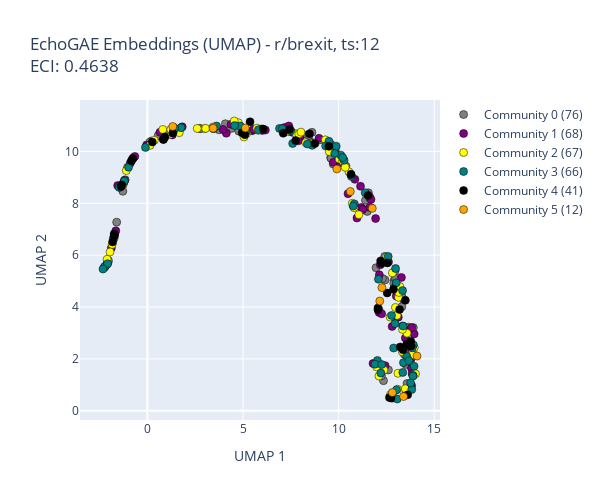
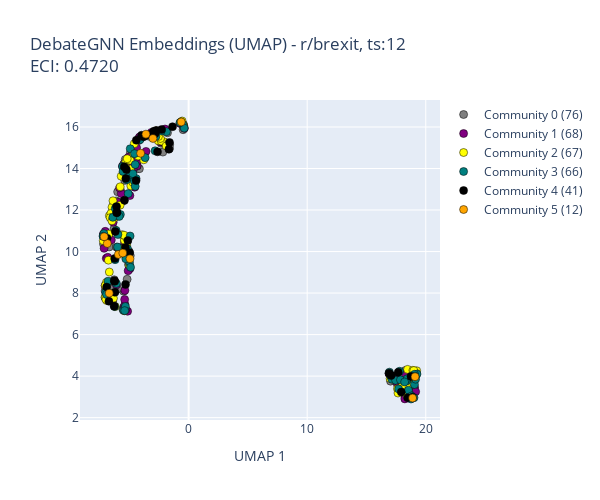

The notebook cell saved with these charts, in order:
### Code cell
import importlib
import src.visualization.ecs_plots
import src.visualization.snapshot_plots
import src.visualization.community_migration_plots
import src.visualization.community_sankey_plots
import src.utils.community_colors
importlib.reload(src.utils.community_colors)
importlib.reload(src.visualization.snapshot_plots)
importlib.reload(src.visualization.ecs_plots)
importlib.reload(src.visualization.community_migration_plots)
importlib.reload(src.visualization.community_sankey_plots)

import src.analysis.ecs_analyzer
importlib.reload(src.analysis.ecs_analyzer)

from src.analysis.ecs_analyzer import ECSAnalyzer

analyzer = ECSAnalyzer(output_dir='results/ecs')
TEST_SUB_ID = 0
TEST_SUB_TS = 12

results = analyzer.run_complete_analysis_with_figures(
    processed_dict=processed_dict,
    ecs_df=ecs_df,
    target_subreddit_id=TEST_SUB_ID,
    embedding_timestep=TEST_SUB_TS,
    # plot_all_embedding_timesteps=True,
    save_figures=True,
    color_mode="lineage"
)

# Display and save test subreddit ecs statistics
test_sub_summary = ecs_df_with_intervals[ecs_df_with_intervals['subreddit_id'] == TEST_SUB_ID][['subreddit', 'timestep', 'interval', 'num_nodes', 'num_edges', 'modularity', 'num_communities', 'echogae_eci', 'debgnn_eci']]
test_sub_summary.to_csv(f"results/ecs/{test_sub_summary.subreddit[0]}_ecs_data.csv", index=False)
print("Saved to results/ecs/{test_sub_summary.subreddit[0]}_ecs_data.csv")

display(test_sub_summary)

### Figure 1 — Plotly figure (JSON) as saved in the notebook; plotly's stock layout.template omitted (floating-point values rounded to 4 significant figures; data arrays with more than 128 entries replaced by an {"elided": "..."} marker saying what was removed)
{"data": [{"customdata": {"elided": "76x7 mixed values"}, "hovertemplate": "<b>%{customdata[0]}</b><br>Node Index: %{customdata[1]}<br>Community: %{customdata[2]}<br>Comm Size: %{customdata[3]}<br>Comm ECI: %{customdata[4]}<br>UMAP X: %{customdata[5]}<br>UMAP Y: %{customdata[6]}<br><extra></extra>", "marker": {"color": "#808080", "line": {"color": "black", "width": 0.5}, "size": 8}, "mode": "markers", "name": "Community 0 (76)", "type": "scatter", "x": [2.738, 13.65, 13.41, 7.844, 13.31, -1.286, 12.99, 9.583, 0.5625, 6.041, 12.95, 9.718, -1.249, 9.596, 11.41, 12.35, 8.108, -1.034, 8.51, 4.782, 4.079, 12.51, 9.825, 8.532, 8.445, 8.995, 12.89, 0.2074, 1.706, 12.24, 12.79, 12.88, 11.7, -2.056, -0.807, 13.31, 12.61, 12.43, -2.249, 0.1134, 11.95, 4.4, 12.29, 13.54, 10.38, 13.43, 11.62, -2.132, 12.11, 11.43, -2.223, -0.04261, 13.35, -1.165, 9.609, 9.507, 13.91, -1.264, 8.603, 11.5, 12.41, 2.778, -1.439, 0.908, 3.746, 12.98, 13.54, -1.609, 13.52, 11.61, 12.95, 11.56, 13.3, 0.1309, -2.043, 13.58], "y": [10.89, 3.223, 4.278, 10.49, 4.38, 8.464, 3.601, 9.766, 10.62, 10.84, 5.394, 9.512, 8.796, 10.27, 8.115, 1.158, 10.66, 9.385, 10.39, 10.78, 11.07, 5.893, 10.03, 10.34, 10.62, 10.45, 5.012, 10.4, 10.88, 1.348, 0.5833, 4.91, 7.824, 5.73, 9.681, 4.012, 1.572, 5.044, 5.533, 10.27, 5.513, 10.89, 5.101, 0.6485, 9.434, 2.176, 8.249, 5.646, 3.902, 7.75, 5.554, 10.25, 3.266, 8.908, 9.727, 10.24, 3.205, 8.73, 10.74, 7.687, 5.95, 10.88, 8.616, 10.66, 10.83, 5.102, 3.181, 7.273, 1.785, 8.221, 4.7, 8.403, 4.408, 10.36, 5.795, 1.049]}, {"customdata": {"elided": "68x7 mixed values"}, "hovertemplate": "<b>%{customdata[0]}</b><br>Node Index: %{customdata[1]}<br>Community: %{customdata[2]}<br>Comm Size: %{customdata[3]}<br>Comm ECI: %{customdata[4]}<br>UMAP X: %{customdata[5]}<br>UMAP Y: %{customdata[6]}<br><extra></extra>", "marker": {"color": "#800080", "line": {"color": "black", "width": 0.5}, "size": 8}, "mode": "markers", "name": "Community 1 (68)", "type": "scatter", "x": [-1.888, 13.28, 13.12, 11.14, 9.725, 7.557, 11.93, 12.13, 12.18, 12.43, 13.81, 6.166, 1.819, 12.12, 12.8, -0.02367, -0.9023, 13.82, 6.01, 13.01, 4.126, 5.478, 10.96, 12.25, 1.298, 4.375, 7.033, 13.47, 13.79, 7.181, 9.803, -1.202, 11.18, 10.49, -1.717, 10.85, 0.6536, 11.62, 7.394, 13.84, 13.04, 11.69, 13.49, 12.98, 5.551, 7.969, 12.07, 10.12, 13.95, -0.7282, 13.54, 13.52, 12.61, 5.054, -2.1, 11.26, 11.8, -1.555, 10.76, -1.654, 12.91, 13.82, 8.971, 7.898, 3.954, -0.6592, 7.445, 13.76], "y": [6.278, 5.139, 3.605, 8.657, 9.579, 10.74, 7.411, 5.244, 5.629, 1.739, 1.634, 10.82, 10.95, 3.789, 3.251, 10.23, 9.545, 0.9665, 10.81, 4.422, 10.7, 10.8, 7.432, 3.738, 10.64, 11.04, 10.87, 2.323, 2.009, 10.93, 9.934, 8.879, 7.837, 8.371, 6.8, 8.924, 10.74, 7.842, 10.98, 1.427, 4.805, 8.15, 2.801, 4.818, 10.86, 10.55, 1.714, 9.577, 2.962, 9.755, 0.7965, 3.102, 5.737, 10.74, 5.667, 7.76, 1.822, 8.683, 7.924, 6.937, 3.589, 3.205, 10.51, 10.41, 10.85, 9.807, 10.86, 0.9261]}, {"customdata": {"elided": "67x7 mixed values"}, "hovertemplate": "<b>%{customdata[0]}</b><br>Node Index: %{customdata[1]}<br>Community: %{customdata[2]}<br>Comm Size: %{customdata[3]}<br>Comm ECI: %{customdata[4]}<br>UMAP X: %{customdata[5]}<br>UMAP Y: %{customdata[6]}<br><extra></extra>", "marker": {"color": "#FFFF00", "line": {"color": "black", "width": 0.5}, "size": 8}, "mode": "markers", "name": "Community 2 (67)", "type": "scatter", "x": [14.0, 10.8, 5.022, 11.99, 13.13, 13.96, 3.002, 0.8021, 0.3629, 7.367, 13.61, -1.843, 10.54, 10.71, -1.956, 13.39, 5.978, 13.15, 8.281, 12.81, 3.043, 5.052, 10.03, 13.85, 8.635, -1.743, -1.042, 10.21, 13.58, 13.1, 12.77, 12.71, 13.2, 12.82, 12.37, -2.109, 1.664, 5.794, 1.236, 0.1379, 11.06, 12.97, -1.105, 12.49, 9.302, 13.49, 5.725, 7.783, 4.755, 2.604, 13.34, 12.11, 7.914, 13.05, 13.08, 5.193, 9.503, 10.35, 1.219, 13.33, 14.02, -1.294, 8.028, 4.54, 11.46, 12.69, 12.5], "y": [2.134, 7.832, 10.88, 1.689, 4.372, 2.436, 10.88, 10.85, 10.43, 10.77, 1.915, 6.413, 9.217, 7.999, 6.121, 2.278, 10.85, 4.56, 10.34, 5.318, 10.89, 10.56, 9.706, 2.146, 10.3, 6.642, 9.368, 9.634, 2.992, 1.444, 0.6126, 0.6163, 4.792, 0.6698, 1.569, 5.841, 10.72, 10.81, 10.66, 10.23, 7.563, 3.982, 9.261, 5.78, 10.45, 0.846, 10.9, 10.68, 11.11, 10.89, 3.136, 1.338, 10.67, 3.676, 0.8303, 10.7, 9.998, 9.388, 10.85, 2.276, 1.422, 8.707, 10.74, 11.17, 8.353, 3.614, 5.931]}, {"customdata": {"elided": "66x7 mixed values"}, "hovertemplate": "<b>%{customdata[0]}</b><br>Node Index: %{customdata[1]}<br>Community: %{customdata[2]}<br>Comm Size: %{customdata[3]}<br>Comm ECI: %{customdata[4]}<br>UMAP X: %{customdata[5]}<br>UMAP Y: %{customdata[6]}<br><extra></extra>", "marker": {"color": "#008080", "line": {"color": "black", "width": 0.5}, "size": 8}, "mode": "markers", "name": "Community 3 (66)", "type": "scatter", "x": [13.9, 5.044, 13.57, 13.39, 5.959, 3.456, 13.82, 10.12, 10.28, 13.03, 13.35, 12.81, -2.239, 12.03, 7.596, 5.805, -2.084, 1.76, 12.88, 10.67, 5.085, -0.9882, 13.02, 10.64, 1.36, 13.68, 6.908, -1.737, 11.39, 12.21, -1.481, -1.791, 10.21, 9.493, 13.06, 13.89, 13.34, 5.159, 11.9, 12.08, 7.488, 7.062, -1.207, 4.859, 12.77, 9.873, 12.59, 1.423, 13.91, 13.37, 8.617, 4.563, 10.82, -0.1046, -2.324, 12.95, 13.85, 13.95, 9.321, 12.98, 10.77, 8.366, 13.76, 12.25, 3.614, 9.797], "y": [1.36, 10.86, 2.09, 1.854, 10.86, 10.88, 0.8186, 9.856, 9.658, 0.8035, 1.477, 0.4874, 5.55, 1.937, 10.31, 10.84, 5.672, 10.92, 2.419, 9.036, 10.86, 9.392, 4.931, 9.096, 10.77, 1.932, 10.89, 6.759, 8.41, 1.453, 8.617, 6.64, 9.762, 10.39, 0.4518, 1.335, 4.632, 10.76, 1.793, 5.075, 10.79, 10.88, 8.86, 10.98, 3.672, 10.2, 5.95, 10.9, 2.536, 3.263, 10.23, 11.0, 7.975, 10.15, 5.465, 3.361, 2.424, 1.713, 10.21, 5.486, 7.894, 10.29, 1.069, 1.78, 10.98, 9.924]}, {"customdata": {"elided": "41x7 mixed values"}, "hovertemplate": "<b>%{customdata[0]}</b><br>Node Index: %{customdata[1]}<br>Community: %{customdata[2]}<br>Comm Size: %{customdata[3]}<br>Comm ECI: %{customdata[4]}<br>UMAP X: %{customdata[5]}<br>UMAP Y: %{customdata[6]}<br><extra></extra>", "marker": {"color": "#000000", "line": {"color": "black", "width": 0.5}, "size": 8}, "mode": "markers", "name": "Community 4 (41)", "type": "scatter", "x": [13.49, 8.758, -1.342, 12.24, 7.103, -1.381, 0.9168, 9.489, 8.476, 13.22, 12.65, -0.7629, 13.57, 0.8365, 1.325, 4.952, 7.754, -1.823, 12.54, 11.54, 10.65, 13.37, 13.78, 5.097, 13.77, -1.734, 13.61, 13.19, -0.8382, 12.2, 5.366, 6.058, 12.87, 12.75, 12.55, 0.2564, 12.06, -1.732, 12.06, 0.8345, 7.43], "y": [4.257, 10.3, 8.704, 5.685, 10.7, 8.65, 10.56, 10.2, 10.68, 2.46, 0.5081, 9.726, 2.57, 10.47, 10.7, 10.72, 10.42, 6.507, 4.54, 8.305, 9.124, 2.348, 2.49, 10.65, 2.68, 6.828, 0.6152, 3.9, 9.636, 5.779, 11.14, 10.86, 4.681, 0.4869, 5.7, 10.36, 3.965, 6.736, 3.894, 10.46, 10.85]}, {"customdata": [["manowtf", 34, 5, 12, "0.3599", "12.152", "4.229"], ["Wildlamb", 62, 5, 12, "0.3599", "3.434", "10.938"], ["elmokki", 111, 5, 12, "0.3599", "5.120", "10.902"], ["allislies", 112, 5, 12, "0.3599", "1.324", "10.962"], ["Daegog", 177, 5, 12, "0.3599", "3.436", "10.893"], ["RadicalPoopParticle", 188, 5, 12, "0.3599", "14.098", "2.108"], ["compoundedinterest", 223, 5, 12, "0.3599", "9.907", "9.325"], ["mkotechno", 241, 5, 12, "0.3599", "10.610", "8.455"], ["kridenow", 265, 5, 12, "0.3599", "13.394", "0.548"], ["Norbertabcde", 273, 5, 12, "0.3599", "11.760", "7.805"], ["rebelprincessuk", 290, 5, 12, "0.3599", "12.807", "0.698"], ["mattboid", 317, 5, 12, "0.3599", "12.263", "4.748"]], "hovertemplate": "<b>%{customdata[0]}</b><br>Node Index: %{customdata[1]}<br>Community: %{customdata[2]}<br>Comm Size: %{customdata[3]}<br>Comm ECI: %{customdata[4]}<br>UMAP X: %{customdata[5]}<br>UMAP Y: %{customdata[6]}<br><extra></extra>", "marker": {"color": "#FFA500", "line": {"color": "black", "width": 0.5}, "size": 8}, "mode": "markers", "name": "Community 5 (12)", "type": "scatter", "x": [12.15, 3.434, 5.12, 1.324, 3.436, 14.1, 9.907, 10.61, 13.39, 11.76, 12.81, 12.26], "y": [4.229, 10.94, 10.9, 10.96, 10.89, 2.108, 9.325, 8.455, 0.5475, 7.805, 0.6979, 4.748]}], "layout": {"height": 500, "legend": {"orientation": "v", "x": 1.01, "xanchor": "left", "y": 1, "yanchor": "top"}, "showlegend": true, "title": {"text": "EchoGAE Embeddings (UMAP) - r/brexit, ts:12<br>ECI: 0.4638"}, "width": 600, "xaxis": {"title": {"text": "UMAP 1"}}, "yaxis": {"title": {"text": "UMAP 2"}}}}

### Figure 2 — Plotly figure (JSON) as saved in the notebook; plotly's stock layout.template omitted (floating-point values rounded to 4 significant figures; data arrays with more than 128 entries replaced by an {"elided": "..."} marker saying what was removed)
{"data": [{"customdata": {"elided": "76x7 mixed values"}, "hovertemplate": "<b>%{customdata[0]}</b><br>Node Index: %{customdata[1]}<br>Community: %{customdata[2]}<br>Comm Size: %{customdata[3]}<br>Comm ECI: %{customdata[4]}<br>UMAP X: %{customdata[5]}<br>UMAP Y: %{customdata[6]}<br><extra></extra>", "marker": {"color": "#808080", "line": {"color": "black", "width": 0.5}, "size": 8}, "mode": "markers", "name": "Community 0 (76)", "type": "scatter", "x": [-5.441, -5.537, -2.309, -6.706, -6.441, -5.387, -4.463, -5.177, -4.299, -4.152, -5.48, 18.5, -4.854, -5.464, 17.1, -4.984, -4.921, -4.184, -6.095, -3.749, -5.724, -7.179, -1.78, -5.185, -5.455, -6.299, 18.27, -5.436, -4.707, -2.172, -1.61, -5.991, -6.218, -5.342, -6.104, -6.796, -0.4627, -4.974, -4.83, -4.327, 17.03, -6.92, 17.5, -6.44, -5.019, -1.598, -0.4788, -4.746, 18.59, -5.775, -5.475, -4.914, 18.31, -4.809, -7.047, -3.343, 19.13, -5.843, -6.7, 17.56, -6.275, -6.076, -4.952, -5.262, -5.07, -6.89, -2.285, -6.335, -5.474, 16.89, 18.3, -7.045, 18.26, -5.984, -4.203, 17.6], "y": [9.974, 7.205, 15.21, 10.69, 8.365, 13.43, 14.44, 10.47, 14.0, 13.99, 8.089, 3.047, 14.32, 12.45, 4.01, 9.304, 9.807, 14.69, 8.15, 14.49, 12.92, 10.36, 15.72, 8.667, 10.27, 11.08, 4.271, 14.23, 13.34, 14.79, 14.96, 8.213, 8.309, 14.43, 12.44, 7.655, 15.87, 9.262, 14.74, 14.12, 3.757, 10.27, 4.0, 8.204, 10.0, 15.14, 16.14, 14.36, 3.267, 10.02, 14.2, 14.75, 3.15, 14.65, 7.789, 15.56, 3.981, 12.26, 10.22, 3.73, 8.639, 10.21, 13.77, 13.73, 9.375, 8.387, 15.27, 12.24, 7.318, 4.142, 3.132, 8.105, 2.96, 12.88, 15.35, 3.682]}, {"customdata": {"elided": "68x7 mixed values"}, "hovertemplate": "<b>%{customdata[0]}</b><br>Node Index: %{customdata[1]}<br>Community: %{customdata[2]}<br>Comm Size: %{customdata[3]}<br>Comm ECI: %{customdata[4]}<br>UMAP X: %{customdata[5]}<br>UMAP Y: %{customdata[6]}<br><extra></extra>", "marker": {"color": "#800080", "line": {"color": "black", "width": 0.5}, "size": 8}, "mode": "markers", "name": "Community 1 (68)", "type": "scatter", "x": [-5.581, -6.411, 18.53, -5.408, -6.944, 18.48, -3.135, -4.953, -6.819, -5.433, 18.24, -7.187, -6.362, 18.57, 18.66, -2.756, -4.347, -1.865, 17.41, 18.3, 17.63, -4.381, -6.948, -5.373, -5.973, 17.36, -2.421, 18.74, 19.05, -4.163, -0.7223, -4.179, -5.958, -4.553, -6.393, -6.091, -4.113, -5.099, -4.389, 19.01, 16.93, -5.146, -5.371, -7.127, -3.591, -5.856, -5.394, 16.94, 17.75, -5.679, -0.3589, -0.41, 18.64, -4.68, -5.084, -7.029, -5.3, -3.244, -7.045, -4.823, -1.981, -0.6579, -7.022, -4.951, -6.518, -5.825, -1.989, 19.15], "y": [14.11, 7.61, 4.23, 10.47, 9.674, 3.703, 15.74, 9.169, 9.722, 7.315, 2.903, 10.84, 11.41, 3.962, 4.011, 15.82, 14.13, 15.1, 3.957, 4.053, 3.57, 14.34, 7.739, 8.123, 12.38, 3.856, 15.29, 3.609, 3.46, 14.59, 16.17, 15.48, 10.18, 13.1, 12.08, 8.397, 15.52, 9.076, 15.0, 3.446, 4.126, 7.125, 7.447, 10.15, 14.82, 10.13, 7.693, 4.089, 3.553, 12.79, 15.94, 16.08, 3.547, 13.96, 14.54, 10.97, 7.198, 15.65, 8.358, 14.06, 15.21, 16.22, 10.48, 12.7, 10.56, 13.07, 15.9, 3.251]}, {"customdata": {"elided": "67x7 mixed values"}, "hovertemplate": "<b>%{customdata[0]}</b><br>Node Index: %{customdata[1]}<br>Community: %{customdata[2]}<br>Comm Size: %{customdata[3]}<br>Comm ECI: %{customdata[4]}<br>UMAP X: %{customdata[5]}<br>UMAP Y: %{customdata[6]}<br><extra></extra>", "marker": {"color": "#FFFF00", "line": {"color": "black", "width": 0.5}, "size": 8}, "mode": "markers", "name": "Community 2 (67)", "type": "scatter", "x": [19.24, -7.199, -2.762, -2.562, 18.87, -2.059, -5.284, -6.247, -6.682, 18.47, 18.72, -4.584, -5.224, -2.309, -6.462, -7.039, -4.893, -2.377, 17.0, 18.69, -4.934, -3.786, -6.764, -0.4387, -6.553, -5.687, -6.615, -6.34, -0.5478, -1.894, -4.994, 18.5, 18.91, 19.22, 18.88, -5.179, -4.875, -6.731, -5.774, -5.416, -5.259, -6.899, -6.378, -6.972, -5.604, 19.0, -4.751, -4.258, -2.545, -4.637, 18.43, 18.04, -5.868, -6.688, 18.9, -5.445, -0.6353, -6.935, -4.711, -5.429, -6.187, -6.057, -6.465, -5.767, 17.62, 17.66, -7.03], "y": [4.258, 10.52, 15.82, 15.34, 3.613, 15.28, 14.34, 11.62, 11.73, 4.324, 3.721, 15.19, 10.28, 15.32, 12.14, 7.806, 13.97, 15.45, 3.882, 3.933, 14.4, 14.42, 9.585, 16.1, 11.84, 13.63, 11.63, 7.748, 16.29, 15.09, 9.337, 3.407, 4.281, 4.129, 2.957, 14.47, 13.16, 10.84, 12.23, 10.55, 10.7, 7.641, 12.44, 7.694, 10.81, 4.267, 13.43, 14.6, 15.54, 14.72, 3.051, 3.576, 10.15, 9.015, 3.868, 10.79, 16.24, 8.513, 13.34, 7.147, 7.35, 11.89, 11.48, 13.12, 3.388, 3.184, 8.364]}, {"customdata": {"elided": "66x7 mixed values"}, "hovertemplate": "<b>%{customdata[0]}</b><br>Node Index: %{customdata[1]}<br>Community: %{customdata[2]}<br>Comm Size: %{customdata[3]}<br>Comm ECI: %{customdata[4]}<br>UMAP X: %{customdata[5]}<br>UMAP Y: %{customdata[6]}<br><extra></extra>", "marker": {"color": "#008080", "line": {"color": "black", "width": 0.5}, "size": 8}, "mode": "markers", "name": "Community 3 (66)", "type": "scatter", "x": [19.05, -6.113, -5.482, -0.4796, -4.987, -5.085, 17.79, -1.872, -7.221, -5.331, 19.14, -0.3728, -4.003, 19.26, -4.588, -6.2, -5.222, -5.756, 18.66, 17.05, -5.854, -7.147, -6.094, -6.794, 16.94, -5.392, -2.762, -5.573, -0.7283, -2.829, -6.394, -5.529, -4.934, -6.992, 19.06, 18.42, 18.42, -5.155, -4.429, 17.15, -7.193, -4.697, -6.182, 17.46, 17.87, -4.901, 17.71, -5.091, -6.245, -6.924, -5.295, -2.315, -4.101, -4.503, -4.925, 18.76, 18.54, 19.01, -3.666, -5.962, 18.22, -4.505, 18.79, 19.09, -4.562, -5.994], "y": [3.595, 11.02, 7.167, 16.1, 9.472, 13.58, 4.233, 15.77, 10.75, 7.353, 3.85, 15.95, 15.48, 4.098, 13.4, 9.611, 13.46, 11.79, 3.119, 3.988, 11.69, 10.86, 8.464, 8.574, 4.192, 7.154, 15.54, 14.1, 16.21, 14.85, 11.65, 13.86, 10.75, 8.043, 4.088, 3.793, 3.867, 10.13, 13.51, 3.848, 10.74, 13.75, 12.08, 3.795, 3.82, 9.244, 3.385, 12.79, 7.35, 7.935, 9.647, 15.81, 15.39, 14.19, 14.95, 2.897, 3.322, 2.963, 14.52, 10.82, 3.718, 13.14, 3.042, 4.0, 14.72, 10.22]}, {"customdata": {"elided": "41x7 mixed values"}, "hovertemplate": "<b>%{customdata[0]}</b><br>Node Index: %{customdata[1]}<br>Community: %{customdata[2]}<br>Comm Size: %{customdata[3]}<br>Comm ECI: %{customdata[4]}<br>UMAP X: %{customdata[5]}<br>UMAP Y: %{customdata[6]}<br><extra></extra>", "marker": {"color": "#000000", "line": {"color": "black", "width": 0.5}, "size": 8}, "mode": "markers", "name": "Community 4 (41)", "type": "scatter", "x": [-4.431, -5.126, -6.038, 17.68, -1.357, -2.702, -3.797, -2.929, -2.828, 18.75, 17.93, -3.009, -6.183, -5.295, -2.277, -6.871, -4.969, -3.961, -6.274, -1.664, -6.23, -5.323, -2.624, -3.58, -1.612, -6.08, 18.88, -6.213, -5.431, -6.915, -6.067, -5.332, -6.722, -6.279, 16.91, -5.41, -6.228, -4.411, 18.47, -5.247, 17.08], "y": [13.42, 10.53, 11.88, 4.183, 16.01, 15.83, 15.52, 15.8, 15.68, 3.984, 3.23, 15.72, 10.96, 13.52, 15.88, 10.64, 9.939, 15.6, 8.593, 14.93, 9.666, 8.416, 14.8, 15.6, 15.26, 12.17, 2.982, 8.037, 14.08, 8.294, 11.87, 10.19, 7.606, 7.37, 4.137, 12.47, 8.564, 15.36, 2.956, 13.95, 4.03]}, {"customdata": [["manowtf", 34, 5, 12, "0.4910", "-6.857", "10.389"], ["Wildlamb", 62, 5, 12, "0.4910", "-7.125", "10.712"], ["elmokki", 111, 5, 12, "0.4910", "-5.925", "9.861"], ["allislies", 112, 5, 12, "0.4910", "-3.600", "15.654"], ["Daegog", 177, 5, 12, "0.4910", "-5.552", "9.927"], ["RadicalPoopParticle", 188, 5, 12, "0.4910", "-3.010", "15.448"], ["compoundedinterest", 223, 5, 12, "0.4910", "-4.048", "14.733"], ["mkotechno", 241, 5, 12, "0.4910", "-0.626", "16.244"], ["kridenow", 265, 5, 12, "0.4910", "18.890", "2.944"], ["Norbertabcde", 273, 5, 12, "0.4910", "-4.942", "9.652"], ["rebelprincessuk", 290, 5, 12, "0.4910", "19.096", "3.970"], ["mattboid", 317, 5, 12, "0.4910", "-6.696", "7.996"]], "hovertemplate": "<b>%{customdata[0]}</b><br>Node Index: %{customdata[1]}<br>Community: %{customdata[2]}<br>Comm Size: %{customdata[3]}<br>Comm ECI: %{customdata[4]}<br>UMAP X: %{customdata[5]}<br>UMAP Y: %{customdata[6]}<br><extra></extra>", "marker": {"color": "#FFA500", "line": {"color": "black", "width": 0.5}, "size": 8}, "mode": "markers", "name": "Community 5 (12)", "type": "scatter", "x": [-6.857, -7.125, -5.925, -3.6, -5.552, -3.01, -4.048, -0.6257, 18.89, -4.942, 19.1, -6.696], "y": [10.39, 10.71, 9.861, 15.65, 9.927, 15.45, 14.73, 16.24, 2.944, 9.652, 3.97, 7.996]}], "layout": {"height": 500, "legend": {"orientation": "v", "x": 1.01, "xanchor": "left", "y": 1, "yanchor": "top"}, "showlegend": true, "title": {"text": "DebateGNN Embeddings (UMAP) - r/brexit, ts:12<br>ECI: 0.4720"}, "width": 600, "xaxis": {"title": {"text": "UMAP 1"}}, "yaxis": {"title": {"text": "UMAP 2"}}}}
